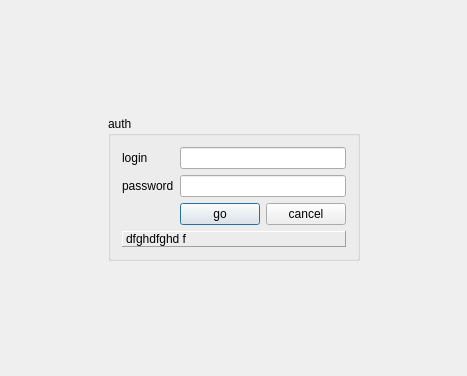
<?xml version="1.0" encoding="UTF-8"?>
<ui version="4.0">
 <class>AuthWidget</class>
 <widget class="QWidget" name="AuthWidget">
  <property name="geometry">
   <rect>
    <x>0</x>
    <y>0</y>
    <width>467</width>
    <height>376</height>
   </rect>
  </property>
  <property name="sizePolicy">
   <sizepolicy hsizetype="Minimum" vsizetype="Minimum">
    <horstretch>0</horstretch>
    <verstretch>0</verstretch>
   </sizepolicy>
  </property>
  <property name="minimumSize">
   <size>
    <width>0</width>
    <height>0</height>
   </size>
  </property>
  <property name="sizeIncrement">
   <size>
    <width>1</width>
    <height>1</height>
   </size>
  </property>
  <property name="windowTitle">
   <string>LoginWidget</string>
  </property>
  <layout class="QHBoxLayout" name="horizontalLayout">
   <item>
    <layout class="QHBoxLayout" name="horizontalLayout_root" stretch="1,0,1">
     <property name="spacing">
      <number>6</number>
     </property>
     <property name="sizeConstraint">
      <enum>QLayout::SetMinimumSize</enum>
     </property>
     <property name="margin">
      <number>0</number>
     </property>
     <item>
      <spacer name="horizontalSpacer">
       <property name="orientation">
        <enum>Qt::Horizontal</enum>
       </property>
       <property name="sizeHint" stdset="0">
        <size>
         <width>40</width>
         <height>20</height>
        </size>
       </property>
      </spacer>
     </item>
     <item>
      <layout class="QVBoxLayout" name="verticalLayout_root" stretch="1,0,1">
       <property name="sizeConstraint">
        <enum>QLayout::SetDefaultConstraint</enum>
       </property>
       <item>
        <spacer name="verticalSpacer">
         <property name="orientation">
          <enum>Qt::Vertical</enum>
         </property>
         <property name="sizeHint" stdset="0">
          <size>
           <width>20</width>
           <height>40</height>
          </size>
         </property>
        </spacer>
       </item>
       <item>
        <widget class="QGroupBox" name="groupBox">
         <property name="sizePolicy">
          <sizepolicy hsizetype="Minimum" vsizetype="Minimum">
           <horstretch>0</horstretch>
           <verstretch>0</verstretch>
          </sizepolicy>
         </property>
         <property name="title">
          <string>auth</string>
         </property>
         <property name="flat">
          <bool>false</bool>
         </property>
         <layout class="QVBoxLayout" name="verticalLayout">
          <property name="sizeConstraint">
           <enum>QLayout::SetMinimumSize</enum>
          </property>
          <item>
           <layout class="QFormLayout" name="formLayout">
            <property name="sizeConstraint">
             <enum>QLayout::SetMinimumSize</enum>
            </property>
            <property name="fieldGrowthPolicy">
             <enum>QFormLayout::AllNonFixedFieldsGrow</enum>
            </property>
            <item row="0" column="0">
             <widget class="QLabel" name="label_login">
              <property name="text">
               <string>login</string>
              </property>
             </widget>
            </item>
            <item row="0" column="1">
             <widget class="QLineEdit" name="lineEdit_login"/>
            </item>
            <item row="1" column="0">
             <widget class="QLabel" name="label_password">
              <property name="text">
               <string>password</string>
              </property>
             </widget>
            </item>
            <item row="1" column="1">
             <widget class="QLineEdit" name="lineEdit_password">
              <property name="echoMode">
               <enum>QLineEdit::Password</enum>
              </property>
             </widget>
            </item>
            <item row="2" column="1">
             <layout class="QHBoxLayout" name="horizontalLayout_buttons">
              <item>
               <widget class="QPushButton" name="pushButton_go">
                <property name="text">
                 <string>go</string>
                </property>
                <property name="autoDefault">
                 <bool>false</bool>
                </property>
                <property name="default">
                 <bool>true</bool>
                </property>
                <property name="flat">
                 <bool>false</bool>
                </property>
               </widget>
              </item>
              <item>
               <widget class="QPushButton" name="pushButton_cancel">
                <property name="text">
                 <string>cancel</string>
                </property>
               </widget>
              </item>
             </layout>
            </item>
           </layout>
          </item>
          <item>
           <widget class="QLabel" name="label_error">
            <property name="enabled">
             <bool>true</bool>
            </property>
            <property name="sizePolicy">
             <sizepolicy hsizetype="Minimum" vsizetype="Minimum">
              <horstretch>0</horstretch>
              <verstretch>0</verstretch>
             </sizepolicy>
            </property>
            <property name="frameShape">
             <enum>QFrame::Panel</enum>
            </property>
            <property name="frameShadow">
             <enum>QFrame::Raised</enum>
            </property>
            <property name="lineWidth">
             <number>1</number>
            </property>
            <property name="text">
             <string>dfghdfghd f</string>
            </property>
            <property name="textFormat">
             <enum>Qt::AutoText</enum>
            </property>
            <property name="scaledContents">
             <bool>false</bool>
            </property>
            <property name="alignment">
             <set>Qt::AlignLeading|Qt::AlignLeft|Qt::AlignVCenter</set>
            </property>
            <property name="wordWrap">
             <bool>true</bool>
            </property>
            <property name="indent">
             <number>-1</number>
            </property>
           </widget>
          </item>
         </layout>
        </widget>
       </item>
       <item>
        <spacer name="verticalSpacer_2">
         <property name="orientation">
          <enum>Qt::Vertical</enum>
         </property>
         <property name="sizeHint" stdset="0">
          <size>
           <width>20</width>
           <height>40</height>
          </size>
         </property>
        </spacer>
       </item>
      </layout>
     </item>
     <item>
      <spacer name="horizontalSpacer_2">
       <property name="orientation">
        <enum>Qt::Horizontal</enum>
       </property>
       <property name="sizeHint" stdset="0">
        <size>
         <width>40</width>
         <height>20</height>
        </size>
       </property>
      </spacer>
     </item>
    </layout>
   </item>
  </layout>
 </widget>
 <layoutdefault spacing="6" margin="11"/>
 <resources/>
 <connections/>
</ui>
